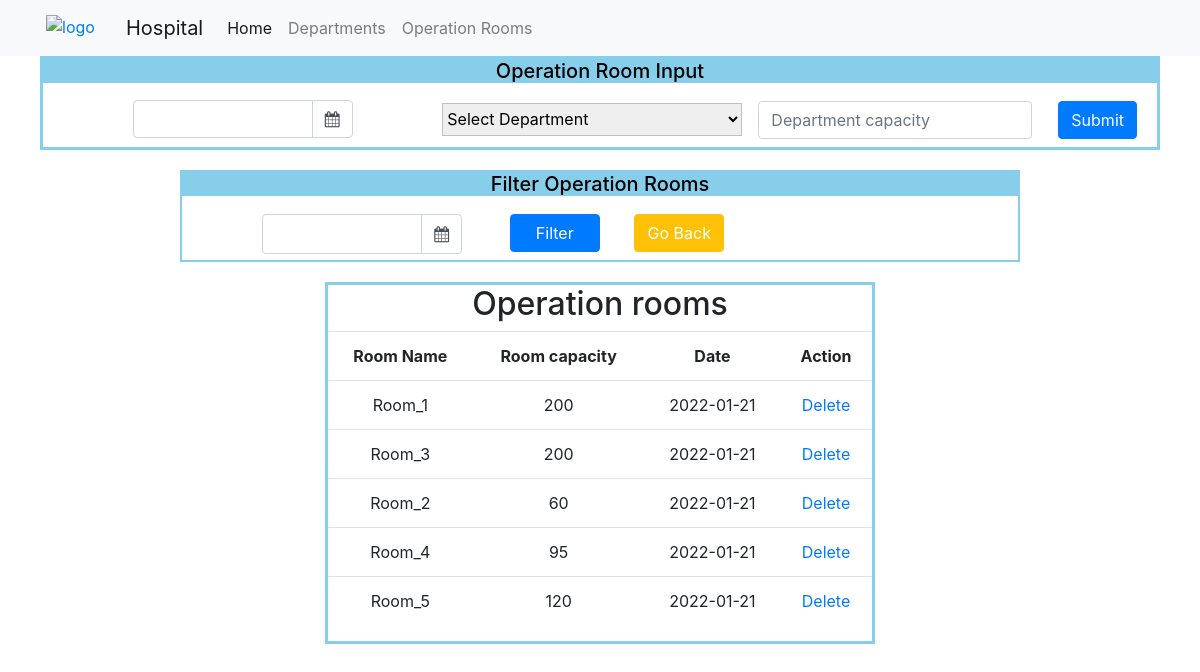
Screenshot of /rooms with the database file from the repository.
### app.py (models this page shows, shortened)
class Operation_rooms_Info(db.Model):
    id = db.Column(db.String(200), primary_key=True)
    room_name = db.Column(db.String(200), nullable=False)
    room_capacity = db.Column(db.Integer, nullable=False)
    date = db.Column(db.DateTime, nullable=False)

### app.py (the view)
@app.route('/rooms', methods=['GET', 'POST'])
def get_rooms():
    if request.method == 'POST':
        if request.form['submit_btn3'] == 'submit_form3':
            date = request.form['date']
            room_name = request.form['room_name']
            room_capacity = request.form['room_capacity']
            new_room_info = Operation_rooms_Info(
                    id=str(room_name + '-' + str(uuid.uuid4())),
                    date=datetime.strptime(date, '%m/%d/%Y').date(),
                    room_name=room_name,
                    room_capacity=int(room_capacity),
                    )
            try:
                db.session.add(new_room_info)
                db.session.commit()
                return redirect('/rooms')
            except:
                print('There was an issue adding new user entry')
                raise
        elif request.form['submit_btn3'] == 'filter':
            filtered_date = datetime.strptime(request.form['filter_date'], '%m/%d/%Y')
            filtered_entries = Operation_rooms_Info.query.filter(Operation_rooms_Info.date==filtered_date).all()
            return render_template('room.html', rooms=filtered_entries)
    else:
        rooms_info = Operation_rooms_Info.query.order_by(Operation_rooms_Info.date).all()
    return render_template('room.html', rooms = rooms_info)

### templates/room.html (shortened to what this page needs)
<!DOCTYPE html>
<html lang="en">
<head>
    <link rel="stylesheet" href="{{ url_for('static', filename='css/styles.css') }}">
    <link rel="stylesheet" href="https://maxcdn.bootstrapcdn.com/bootstrap/4.0.0/css/bootstrap.min.css">
    <link rel="stylesheet" href="https://cdnjs.cloudflare.com/ajax/libs/bootstrap-datepicker/1.9.0/css/bootstrap-datepicker.min.css">
    <link rel="stylesheet" href="https://cdnjs.cloudflare.com/ajax/libs/font-awesome/4.7.0/css/font-awesome.min.css">
</head>
<body>
    <nav class="navbar navbar-expand-lg navbar-light bg-light">
        <div class="image">
            <a href="/">
                <img src="http://www.clipartsuggest.com/images/633/red-medical-symbol-9MqeBw-clipart.jpeg" alt="logo">
            </a>
        </div>
        <a class="navbar-brand" href="/">Hospital</a>
        <div class="collapse navbar-collapse" id="navbarNav">
          <ul class="navbar-nav">
            <li class="nav-item active">
              <a class="nav-link" href="/">Home <span class="sr-only">(current)</span></a>
            </li>
            <li class="nav-item">
              <a class="nav-link" href="/admin">Departments</a>
            </li>
            <li class="nav-item">
              <a class="nav-link" href="/rooms">Operation Rooms</a>
            </li>
          </ul>
        </div>
    </nav>
    <div class="user_input">
        <div class="heading"><h5>Operation Room Input</h5></div>
        <form action='/rooms' class="form-inline" method="post">
                <div class="input-group date" id="datepicker">
                    <input type="text" class="form-control" id='date_input' name='date' required/>
                    <span class="input-group-append">
                        <span class="input-group-text bg-white">
                            <i class="fa fa-calendar"></i>
                        </span>
                    </span>
                </div>
            <div class="dropdown_select" name='dropdown_select'>
                <select id="list" name='room_name' onchange="getSelectValue();" required>
                    <option value="" disabled selected>Select Department</option>
                </select>
            </div>
            <div class="form-group mx-sm-3 mb-2" name='dur_and_cap'>
                <input type="number" min="0" class="form-control" name='room_capacity' id="room_capacity" placeholder="Department capacity" required>
            </div>
            <button type="submit" class="btn btn-primary mb-2" name="submit_btn3" value="submit_form3">Submit</button>
        </form>
    </div>
    <div class="filter">
        <div class="heading"><h5>Filter Operation Rooms</h5></div>
        <form action="/rooms" method="post">
            <div class="input-group date" id="datepicker2">
                <input type="text" class="form-control" id='date_input2' name='filter_date' required/>
                <span class="input-group-append" id="filter_span">
                    <span class="input-group-text bg-white" >
                        <i class="fa fa-calendar"></i>
                    </span>
                </span>
            </div>
            <div class="filter_and_home_btns">
                <button type="submit" class="btn btn-primary mb-2" name="submit_btn3" value="filter" id="filter_btn">Filter</button>
                <button type="button" class="btn btn-warning mb-2" id="home_btn" onclick="history.back()"><a href="javascript:history.back()">Go Back</a></button>
            </div>
        </form>
    </div>
    <div class="Table_content_2" id="op_rooms_info">
        <table class="table">
            <thead><h2>Operation rooms</h2></thead>
            <tbody class="table_body">
                <tr>
                    <th>Room Name</th>
                    <th>Room capacity</th>
                    <th>Date</th>
                    <th>Action</th>
                </tr>
                {% for room in rooms: %}
                    <tr>
                        <td>{{room.room_name}}</td>
                        <td>{{room.room_capacity}}</td>
                        <td>{{room.date.date()}}</td>
                        <td>
                            <a href="/rooms/delete/{{room.id}}">Delete</a>
                        </td>
                    </tr>
                {% endfor %}
            </tbody>
        </table>
    </div>
</body>
</html>

### static/css/styles.css (style rules this page uses)
* { padding: 0; margin: 0; box-sizing: border-box; }
body { font-family: Verdana, Geneva, Tahoma, sans-serif; text-align: center; background-color: #eeeeee; }
.heading { background-color: skyblue; color: black; text-align: center; }
.user_input { margin-left: 40px; margin-right: 40px; border: 3px solid skyblue; }
.Table_content_2 { border: 2px solid skyblue; width: 70%; text-align: center; margin: auto; margin-top: 20px; }
.table { text-align: center; }
.form-inline { margin: auto; }
#datepicker { width: 200px; margin: auto; }
#list { width: 300px; margin-left: 0; }
select { width: 300px; height: 33px; border: 1px solid rgb(191, 192, 192); }
.form-group { margin: auto; }
.btn { margin: 10px; margin-right: 20px; }
#datepicker { width: 220px; margin: auto; }
#datepicker2 { width: 300px; margin: auto; }
#date_input2 { margin-left: 80px; margin-top: 10px; height: 40px; }
#filter_span { margin-right: 20px; margin-top: 10px; height: 40px; }
#filter_btn { width: 90px; }
#home_btn { width: 90px; }
button a { color:white; }
.filter { border: 2px solid skyblue; width: 70%; text-align: center; margin: auto; margin-top: 20px; overflow: hidden; }
.filter_and_home_btns { margin-left: 50px; width: 280px; overflow: hidden; }
.filter form .input-group { margin: auto; text-align: center; width: 50vp; float:left; }
.image { width: 100px; margin: auto; margin-left: 10px; text-align: left; margin-top: 5px; }
img { margin-left: 20px; width: 50px; height: 30px; }
#op_rooms_info { border: solid skyblue; width: 550px; overflow: hidden; }

### rows the page displays
Operation_rooms_Info: room_name "Room_1", room_capacity "200", date "2022-01-21"
Operation_rooms_Info: room_name "Room_3", room_capacity "200", date "2022-01-21"
Operation_rooms_Info: room_name "Room_2", room_capacity "60", date "2022-01-21"
Operation_rooms_Info: room_name "Room_4", room_capacity "95", date "2022-01-21"
Operation_rooms_Info: room_name "Room_5", room_capacity "120", date "2022-01-21"
